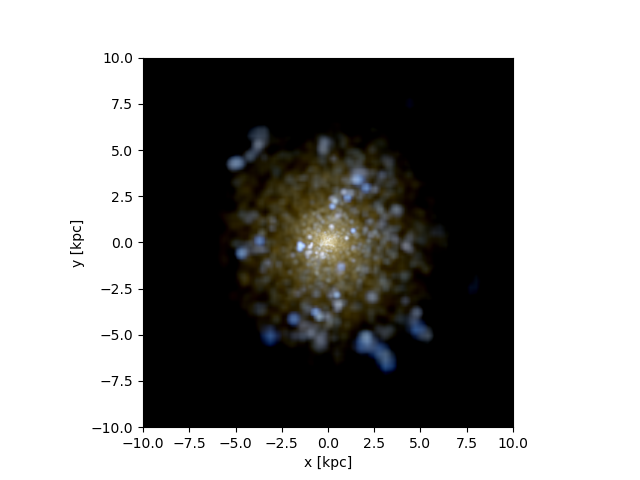

Python code for this plot:
#galaxy 372 stars code
import pynbody
import pynbody.plot.sph as sph
import matplotlib.pylab as plt

#loading snapshot
s=pynbody.load('/mnt/data0/jillian/gguaman/r372/cosmo25p.768sg1bwK1BHe75.007779')

#setting to physical units
s.physical_units()

#centering halo
pynbody.analysis.angmom.faceon(s)

#creating image using default bands(i,v,u)
pynbody.plot.stars.render(s,width='14 kpc')

#plt.show()
plt.savefig("galaxy372_stars.png")
